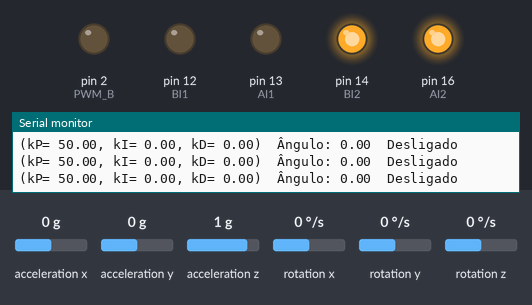
A sketch run on a simulated Arduino Uno, built with avr-gcc and run on an emulated ATmega328P. Parts: output pins drawn as LEDs (lit = HIGH), the last lines printed to the serial monitor. The test bench sets the inputs (shaded band); at power-on: acceleration z 1 g, acceleration y 0 g, acceleration x 0 g, rotation x 0 °/s, rotation y 0 °/s, rotation z 0 °/s.

Above: at 1.7 s.
1.8 s: acceleration z set to 0.1 g
4.8 s: acceleration z set to -0.2 g
6.3 s: acceleration y set to 0.4 g
At 6.9 s:
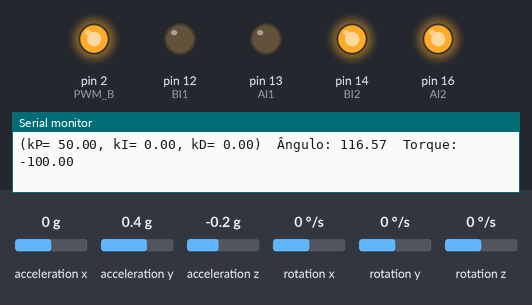
7.8 s: acceleration z set to 0 g
At 9.0 s:
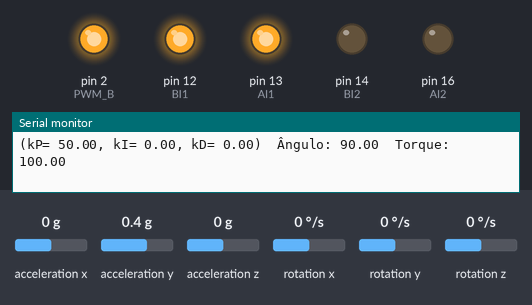
Timing chart, 0 to 10.8 s (numbered marks = the images above; inputs shaded):
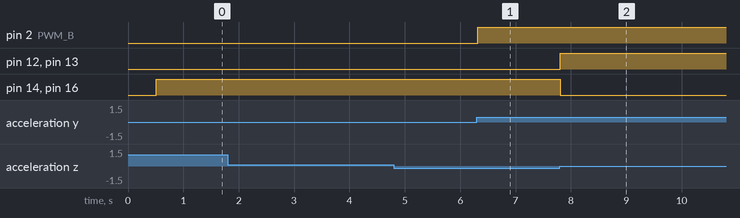

Measured:
- the behaviour switches between 0.2 and 0.3 g on acceleration y (found by bisection; images 0 and 1)
- after the input at 6.3 s, pin 2 (PWM_B): LOW → HIGH at once
- after the input at 7.8 s, pin 12 (BI1), pin 13 (AI1): LOW → HIGH at once; pin 14 (BI2), pin 16 (AI2): HIGH → LOW at once

The sketch:

Acelerometro-PID.ino
```cpp
#include "I2Cdev.h"
#include "MPU6050_6Axis_MotionApps20.h"
#include "Wire.h"
#include "PID_v1.h"

#define PWM_B  2
#define PWM_A  2
#define AI2   16
#define AI1   13
#define BI1   12
#define BI2   14

#define VEL_MIN_ABS 50
#define FATOR_ESQUERDA 0.5
#define FATOR_DIREITA 0.5
#define PWM_MAX 1023
#define OFFSET_DESLIGA 30

MPU6050 mpu;
// controles MPU e variaveis de status
bool dmpPronto = false;
uint8_t mpuStatusInterrupcao;
uint8_t statusDispositivo;
uint16_t tamanhoInformacao;
uint16_t contadorFIFO;
uint8_t bufferFIFO[64];

// variaveis de orientacao e movimento
Quaternion q; // [w, x, y, z]
VectorFloat gravidade; // [x, y, z] vetor da forca da gravidade
float ypr[3]; // [yaw, pitch, roll]

//PID
double setpoint = 98;
double angulo, torque;
//Ajustar os parametros para o projeto em desenvolvimento
double Kp = 50;
double Ki = 0;
double Kd = 0 ;
PID pid(&angulo, &torque, &setpoint, Kp, Ki, Kd, DIRECT);

boolean infoCompleta = false;
char fimInformacao = '*';

void setup() {
  pinMode(PWM_A, OUTPUT);
  pinMode(AI1, OUTPUT);
  pinMode(AI2, OUTPUT);
  pinMode(PWM_B, OUTPUT);
  pinMode(BI1, OUTPUT);
  pinMode(BI2, OUTPUT);
  Serial.begin(115200);
  Wire.begin();
  Serial.println("Inicializando dispositivos I2C...");
  mpu.initialize();
  Serial.println("Teste de conexao com o dispositivo MPU5060...");
  Serial.println(mpu.testConnection() ? "Conexao com sucesso com o MPU6050." : "A conexao com o MPU6050 falhou.");
  statusDispositivo = mpu.dmpInitialize();
  //Colocar aqui os dados obtidos na calibração do MPU 6050, cada configuração tem o seus próprios valores
  mpu.setXAccelOffset(203);
  mpu.setYAccelOffset(-3919);
  mpu.setZAccelOffset(904);
  mpu.setXGyroOffset(17);
  mpu.setYGyroOffset(169);
  mpu.setZGyroOffset(-12);
  if (statusDispositivo == 0) {
    // ligar o DMP (Digital motion Processor)
    mpu.setDMPEnabled(true);
    dmpPronto = true;
    tamanhoInformacao = mpu.dmpGetFIFOPacketSize();
    //setup PID
    pid.SetMode(AUTOMATIC);
    pid.SetSampleTime(3);
    pid.SetOutputLimits(-100, 100);

  } else {
    Serial.print("Inicializacao DMP falhou (codigo ");
    Serial.print(statusDispositivo);
    Serial.println(")");
  }
}

void loop() {
  ESPserialEvent();
  if (infoCompleta) {
    pid.SetTunings(Kp, Ki, Kd);
    infoCompleta = false;
  }
  if (!dmpPronto) {
    return;
  }
  // Espera pela interrupcao do MPU ou informacao extra
  while (contadorFIFO < tamanhoInformacao) {
    contadorFIFO = mpu.getFIFOCount();
    Serial.print("(kP= ");
    Serial.print(Kp);
    Serial.print(", kI= ");
    Serial.print(Ki);
    Serial.print(", kD= ");
    Serial.print(Kd);
    Serial.print(")\tÂngulo: ");
    Serial.print(angulo);
    if (angulo > (setpoint - OFFSET_DESLIGA) && angulo < (setpoint + OFFSET_DESLIGA)) {
      pid.Compute();
      Serial.print("\tTorque: ");
      Serial.println(torque);
      mover(torque);
    } else {
      Serial.println("\tDesligado");
      mover(0);
    }
  }
  if (contadorFIFO >= 1024) {
    mpu.resetFIFO();
    contadorFIFO = mpu.getFIFOCount();
    Serial.println(F("FIFO overflow!"));
  } else {
    // espera pelo tamanho da informacao correta
    while (contadorFIFO < tamanhoInformacao) {
      contadorFIFO = mpu.getFIFOCount();
    }
    mpu.getFIFOBytes(bufferFIFO, tamanhoInformacao);
    contadorFIFO -= tamanhoInformacao;
  }
  mpu.dmpGetQuaternion(&q, bufferFIFO);
  mpu.dmpGetGravity(&gravidade, &q);
  mpu.dmpGetYawPitchRoll(ypr, &q, &gravidade);
  //Utilização do Roll como valor do ângulo considerando montagem do acelerômetro
  angulo = ypr[2] * RAD_TO_DEG; // Converte o valor ypr[2] para ângulo em graus
}

void mover(int velocidade) {
  int velocidadeReal = abs(velocidade * PWM_MAX / 100);
  digitalWrite(AI1, velocidade > 0 ? HIGH : LOW);
  digitalWrite(AI2, velocidade > 0 ? LOW : HIGH);
  digitalWrite(BI1, velocidade > 0 ? HIGH : LOW);
  digitalWrite(BI2, velocidade > 0 ? LOW : HIGH);
  if (abs(velocidade) > VEL_MIN_ABS) {
    analogWrite(PWM_A, velocidadeReal * FATOR_ESQUERDA);
    analogWrite(PWM_B, velocidadeReal * FATOR_DIREITA);
  } else {
    analogWrite(PWM_A, 0);
    analogWrite(PWM_B, 0);
  }
}

void ESPserialEvent() {
  while (Serial.available()) {
    char c = Serial.read();
    switch (c)
    {
      case 'p':
        Kp = Serial.parseFloat();
        break;
      case 'i':
        Ki = Serial.parseFloat();
        break;
      case 'd':
        Kd = Serial.parseFloat();
        break;
      case 's':
        setpoint = Serial.parseFloat();
        break;
    }
    infoCompleta = (c == fimInformacao) || (c == '\n');
  }
}
```
